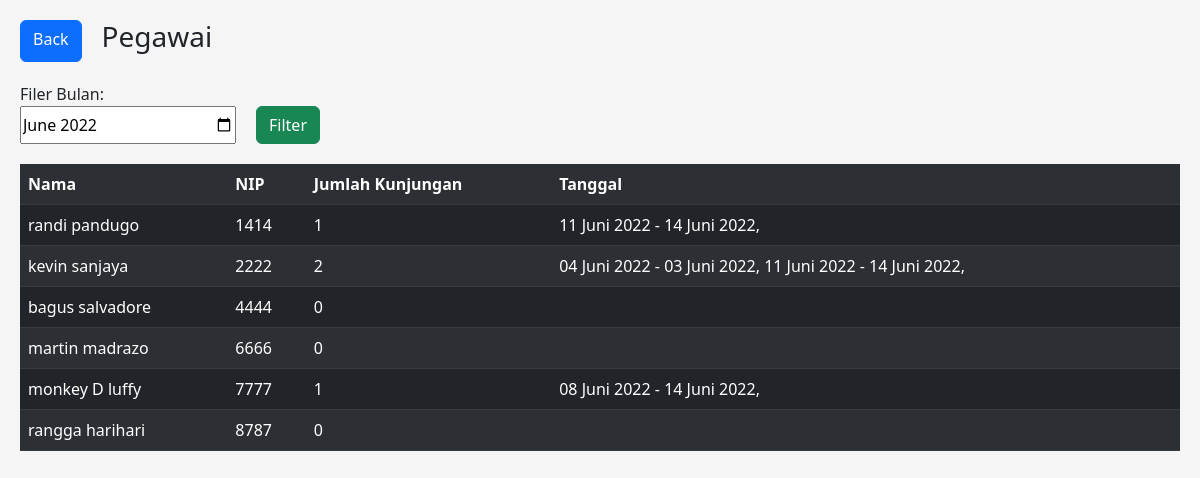
Screenshot of /src/components/cekPegawai.php with the database file from the repository.
### tables this page shows
CREATE TABLE `pegawai` (
  `id` int(11) NOT NULL,
  `nama` varchar(250) NOT NULL,
  `nip` varchar(250) NOT NULL
);

CREATE TABLE `logs` (
  `id` int(11) NOT NULL,
  `tanggalSurat` varchar(250) NOT NULL,
  `tanggalAwal` varchar(250) NOT NULL,
  `tanggalAkhir` varchar(250) NOT NULL,
  `jumlahHari` varchar(250) NOT NULL,
  `uangTransport` int(11) NOT NULL,
  `terbilangTransport` varchar(250) NOT NULL,
  `uangHarian` int(11) NOT NULL,
  `terbilangHarian` varchar(250) NOT NULL,
  `pegawaiPertama` varchar(250) NOT NULL,
  `pegawaiKedua` varchar(250) NOT NULL,
  `pegawaiKetiga` varchar(250) NOT NULL,
  `selisihHari` int(11) NOT NULL,
  `terbilangTotal` varchar(250) NOT NULL,
  `detailTujuan` text NOT NULL,
  `created_at` date NOT NULL
);

### src/components/cekPegawai.php (the view, shortened to what this page needs)
<?php
require_once("../data/data.php");
$now = new DateTime();
$yearNow = $now->format('Y');
$now = $now->format('m');
    if($_GET["month"]){
        $now=$_GET["month"];
        $yearNow = $_GET["year"];
        $result = mysqli_query($conn, "SELECT * FROM pegawai");
    }else{
        $result = mysqli_query($conn, "SELECT * FROM pegawai");
    };
$set =  new DateTime();
$dates = $set->format('Y-m');
?>
<!doctype html>
<html lang="en">
  <head>
    <link rel="stylesheet" href="index.php">
    <link href="https://cdn.jsdelivr.net/npm/bootstrap@5.2.0-beta1/dist/css/bootstrap.min.css" rel="stylesheet">
  </head>
  <body style="background-color: whitesmoke">
    <div class="detail">
    <a href="../../index.php" class='btn btn-primary'> Back</a>
    <h3>Pegawai</h3>
    </div>
    <div class='select'>
    <form action="" method="POST" name="form" enctype="multipart/form-data">
	<label for="cars">Filer Bulan:</label>
        <div style="display:flex;">
            <input style="width:400px; margin: left 10px;" type="month" id="start" name="start"min="2018-03" value="<?php if ($_GET['dates']){echo $_GET['dates'];}else{echo $dates;}?>">
            <button name="filterMonth" style="margin-left:20px " class="btn btn-success" type="submit">Filter</button>
        </div>
	</form>
    </div>
    <div class="table">
    <table class="table table-dark table-striped">
        <tr>
            <th>Nama</th>
            <th>NIP</th>
            <th>Jumlah Kunjungan</th>
            <th>Tanggal</th>
        </tr>
        <?php while ($row = mysqli_fetch_assoc($result)) : ?>
            <?php
            $id = $row['id'];
            $month = $now;
            $year = $yearNow;
            $jumlah = mysqli_query($conn,"SELECT * FROM logs WHERE logs.pegawaiKetiga = {$id}  AND MONTH(logs.created_at) = {$month} AND YEAR(logs.created_at) ={$year}");
            ?>
                <tr>
                    <td><?= $row["nama"];?></td>
                    <td><?= $row["nip"]; ?></td>
                    <td><?php if($jumlah){
                        $hasil = mysqli_num_rows($jumlah);
                        echo $hasil;
                    }
                    else{
                        echo '0';
                    } ?> </td>
                    <td>
                    <?php while($data = mysqli_fetch_assoc($jumlah)) :?>
                        <?= $data["tanggalAwal"];?> - <?= $data["tanggalAkhir"];?>,
                    <?php endwhile; ?>
                    </td>
                </tr>
        <?php endwhile; ?>
    </table>
    </div>
</body>
</html>

### src/components/cekPegawai.php (style rules this page uses)
.select { width: 300px; margin-left: 20px; }
.detail { padding: 20px; background-color: whitesmoke; display:flex; }
.detail>h3 { margin-left:20px; }
.table { padding: 20px; }

### rows the page displays
pegawai: nama "randi pandugo", nip "1414", hasil "1"
logs: tanggalAwal "11 Juni 2022", tanggalAkhir "14 Juni 2022"
pegawai: nama "kevin sanjaya", nip "2222", hasil "2"
logs: tanggalAwal "04 Juni 2022", tanggalAkhir "03 Juni 2022"
logs: tanggalAwal "11 Juni 2022", tanggalAkhir "14 Juni 2022"
pegawai: nama "bagus salvadore", nip "4444", hasil "0"
pegawai: nama "martin madrazo", nip "6666", hasil "0"
pegawai: nama "monkey D luffy", nip "7777", hasil "1"
logs: tanggalAwal "08 Juni 2022", tanggalAkhir "14 Juni 2022"
pegawai: nama "rangga harihari", nip "8787", hasil "0"
